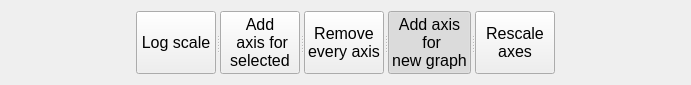
<?xml version="1.0" encoding="UTF-8"?>
<ui version="4.0">
 <class>AxisModifierWidget</class>
 <widget class="QWidget" name="AxisModifierWidget">
  <property name="geometry">
   <rect>
    <x>0</x>
    <y>0</y>
    <width>691</width>
    <height>85</height>
   </rect>
  </property>
  <property name="windowTitle">
   <string>Form</string>
  </property>
  <layout class="QVBoxLayout" name="verticalLayout">
   <item>
    <layout class="QHBoxLayout" name="horizontalLayout">
     <item>
      <spacer name="horizontalSpacer">
       <property name="orientation">
        <enum>Qt::Horizontal</enum>
       </property>
       <property name="sizeHint" stdset="0">
        <size>
         <width>40</width>
         <height>20</height>
        </size>
       </property>
      </spacer>
     </item>
     <item>
      <widget class="QSplitter" name="splitter">
       <property name="orientation">
        <enum>Qt::Horizontal</enum>
       </property>
       <widget class="QPushButton" name="logScaleButton">
        <property name="sizePolicy">
         <sizepolicy hsizetype="Preferred" vsizetype="Preferred">
          <horstretch>0</horstretch>
          <verstretch>0</verstretch>
         </sizepolicy>
        </property>
        <property name="font">
         <font>
          <pointsize>12</pointsize>
         </font>
        </property>
        <property name="text">
         <string>Log scale</string>
        </property>
        <property name="checkable">
         <bool>true</bool>
        </property>
       </widget>
       <widget class="QPushButton" name="addAxisButton">
        <property name="sizePolicy">
         <sizepolicy hsizetype="Preferred" vsizetype="Preferred">
          <horstretch>0</horstretch>
          <verstretch>0</verstretch>
         </sizepolicy>
        </property>
        <property name="font">
         <font>
          <pointsize>12</pointsize>
         </font>
        </property>
        <property name="text">
         <string>Add
 axis for
selected</string>
        </property>
       </widget>
       <widget class="QPushButton" name="removeAxisButton">
        <property name="sizePolicy">
         <sizepolicy hsizetype="Preferred" vsizetype="Preferred">
          <horstretch>0</horstretch>
          <verstretch>0</verstretch>
         </sizepolicy>
        </property>
        <property name="font">
         <font>
          <pointsize>12</pointsize>
         </font>
        </property>
        <property name="text">
         <string>Remove
every axis</string>
        </property>
       </widget>
       <widget class="QPushButton" name="newGraphAxisButton">
        <property name="sizePolicy">
         <sizepolicy hsizetype="Preferred" vsizetype="Preferred">
          <horstretch>0</horstretch>
          <verstretch>0</verstretch>
         </sizepolicy>
        </property>
        <property name="font">
         <font>
          <pointsize>12</pointsize>
         </font>
        </property>
        <property name="styleSheet">
         <string notr="true"/>
        </property>
        <property name="text">
         <string>Add axis
 for
new graph</string>
        </property>
        <property name="checkable">
         <bool>true</bool>
        </property>
        <property name="checked">
         <bool>true</bool>
        </property>
       </widget>
       <widget class="QPushButton" name="rescaleAxesButton">
        <property name="sizePolicy">
         <sizepolicy hsizetype="Preferred" vsizetype="Preferred">
          <horstretch>0</horstretch>
          <verstretch>0</verstretch>
         </sizepolicy>
        </property>
        <property name="font">
         <font>
          <pointsize>12</pointsize>
         </font>
        </property>
        <property name="text">
         <string>Rescale
axes</string>
        </property>
       </widget>
      </widget>
     </item>
     <item>
      <spacer name="horizontalSpacer_2">
       <property name="orientation">
        <enum>Qt::Horizontal</enum>
       </property>
       <property name="sizeHint" stdset="0">
        <size>
         <width>40</width>
         <height>20</height>
        </size>
       </property>
      </spacer>
     </item>
    </layout>
   </item>
  </layout>
 </widget>
 <resources/>
 <connections/>
</ui>
